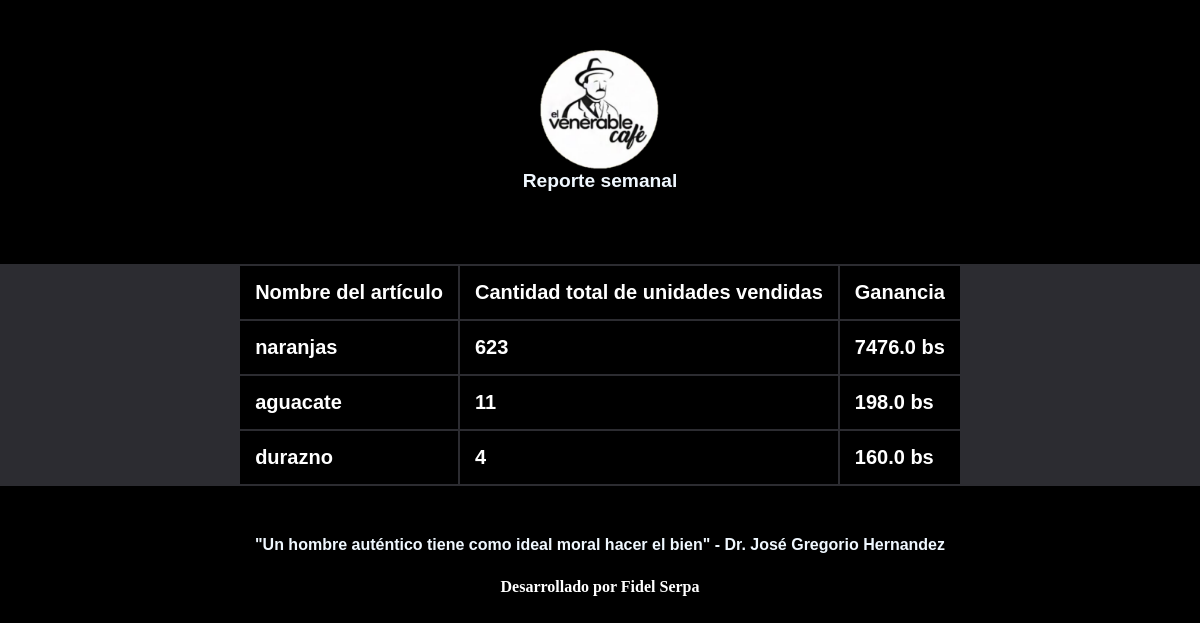
Page /ver_reporte_semanal on the earlier database version.
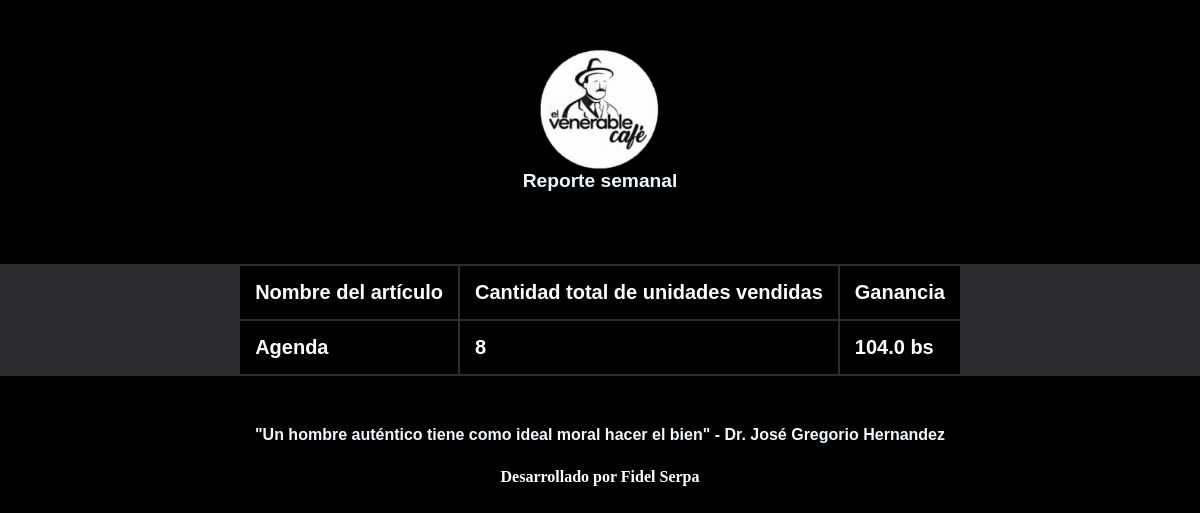
Same page on the later database version.
### control_inventario/models.py (models this page shows)
class venta(models.Model):
    nombre_articulo_vendido = models.CharField(max_length=70)
    fecha = models.CharField(max_length=70, null=True)
    unidades_vendidas = models.IntegerField(null=True)
    ganancia = models.FloatField(null=True)
    moneda = models.BooleanField(null=True)
    def __str__(self):
        return self.fecha

### control_inventario/views.py (the view)
# urls.py: path('ver_reporte_semanal', views.ver_reporte_semanal),
def ver_reporte_semanal(request):
    ventas = venta.objects.all()
    cantidad_total = len(ventas)
    if cantidad_total == 0:
        return render(request, "reporte_semanal.html")
    contador = 1
    if cantidad_total < 7:
        maximo = cantidad_total
    else:
        maximo = 7
    if contador == 1:
        maximo = 2
    ventas_aux =[]
    nueva_lista = []
    fecha_inicial = ventas[cantidad_total-1].fecha
    for i in ventas:
        ventas_aux.append(i)
    fecha_inicio = ""
    contador = 0
    for i in reversed(ventas_aux):
        if contador == 0:
            fecha_inicio = i.fecha
        if contador != 7:
            nueva_lista.append(i)
            if contador!=0:
                if fecha_inicio != i.fecha:
                    contador+=1
    '''
    for i in range(cantidad_total):
        if contador == maximo: break
        if ventas[cantidad_total-(i+1)].fecha != fecha_inicial:
            contador+=1
            fecha_inicial = ventas[cantidad_total-(i+1)].fecha
        nueva_lista.append(ventas[cantidad_total-(i+1)])
    '''
    print(nueva_lista)
    lista_objetos = []
    nombres_leidos = []
    for i in nueva_lista:
        if not (i.nombre_articulo_vendido in nombres_leidos):
            nombres_leidos.append(i.nombre_articulo_vendido)
            obj = objeto_report(i.nombre_articulo_vendido,0,0, i.moneda)
            lista_objetos.append(obj)
    for i in lista_objetos:
        for k in nueva_lista:
            if i.nombre == k.nombre_articulo_vendido:
                i.cantidad += k.unidades_vendidas
                i.ganancia += k.ganancia
    print(lista_objetos)
    return render(request, "reporte_semanal.html", {"objetos":lista_objetos})

### control_inventario/templates/reporte_semanal.html (shortened to what this page needs)
{% load static %}
<!DOCTYPE html>
<html lang="en">
<head>
    <link rel="stylesheet" href="{% static 'style.css' %}">
</head>
<body>
    <header>
        <img src="{% static 'venerable.png' %}" width="170px" alt="">
        <h2>Reporte semanal</h2>
    </header>
    <div class="seccion" style="background-color: rgb(44, 44, 49);; height: 100%; width: 100%; margin-top: 2%;">
        <table style="font-weight: bold; color: white; font-family: 'Lucida Sans', 'Lucida Sans Regular', 'Lucida Grande', 'Lucida Sans Unicode', Geneva, Verdana, sans-serif; font-size: 20px;">
            <tr>
                <td>Nombre del artículo</td>
                <td>Cantidad total de unidades vendidas</td>
                <td>Ganancia</td>
            </tr>
        {% for i in objetos %}
        <tr>
            <td><span>{{ i.nombre }} </span> </td>
            <td><span>{{ i.cantidad}} </span></td>
            {% if i.moneda %}
            <td><span>{{ i.ganancia}} $ </span></td>
            {% else %}
            <td><span>{{ i.ganancia}} bs </span> </td>
            {% endif %}
        </tr>
        {% endfor  %}
        </div>
    <div class="cita" style="display: flex; flex-direction: column; align-items: center;">
        <h2>"Un hombre auténtico tiene como ideal moral hacer el bien" - Dr. José Gregorio Hernandez</h2>
        <h4 style="color: white; margin-top: 2%; cursor: default;">Desarrollado por Fidel Serpa</h4>
    </div>
</body>
</html>

Differences in the rows shown:
removed venta: nombre "naranjas"
removed venta: nombre "aguacate"
removed venta: nombre "durazno"
added venta: nombre "Agenda"
Other differences:
new list line: "8 104.0 bs"
list line gone: "623 7476.0 bs"
list line gone: "11 198.0 bs"
list line gone: "4 160.0 bs"
